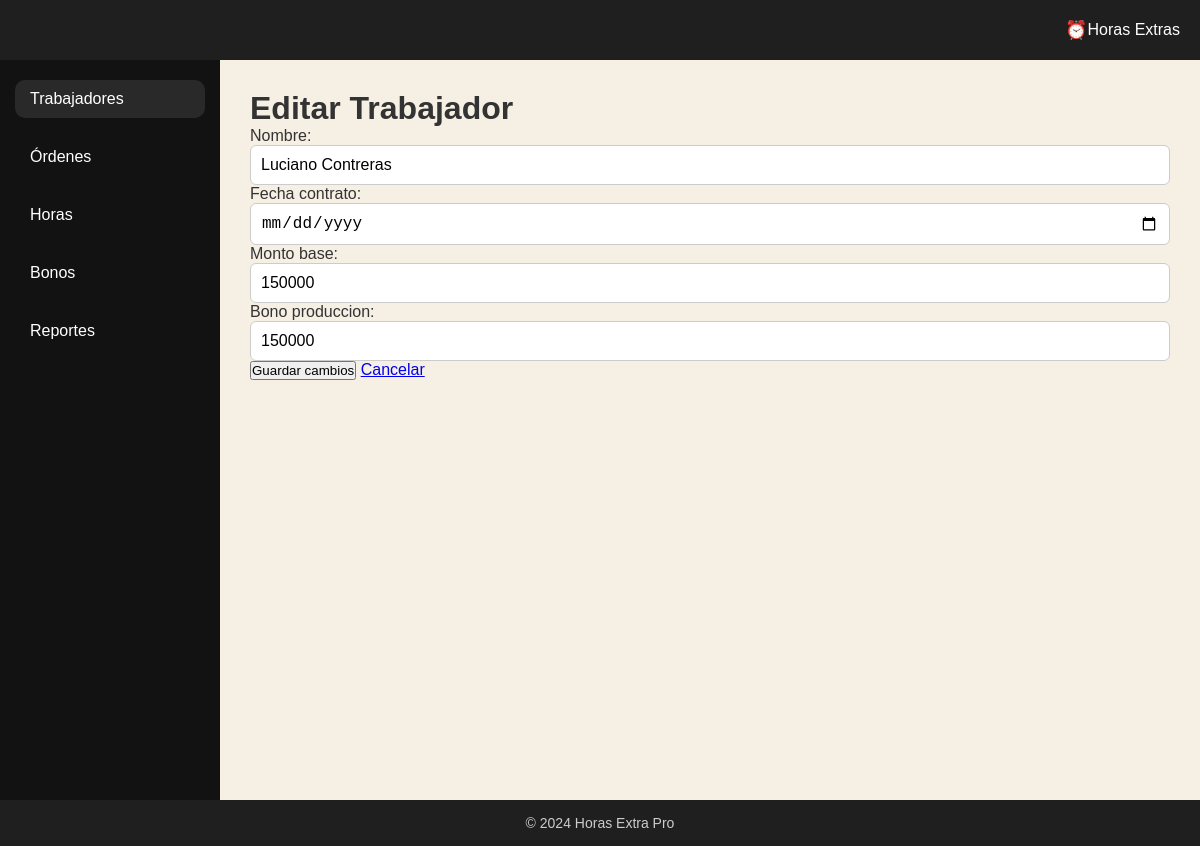
Screenshot of /editar/1/ with the database file from the repository.
### trabajadores/models.py (models this page shows, shortened)
class Trabajador(models.Model):
    ID_Trabajador = models.AutoField(primary_key=True)
    Nombre = models.CharField(max_length=225, null=False, blank=False)
    fecha_contrato = models.DateField()
    monto_base = models.IntegerField(default=0)
    bono_produccion = models.IntegerField(default=0)
    hora_ordinaria = models.IntegerField(default=0)
    hora_extra = models.IntegerField(default=0)

### trabajadores/views.py (the view, shortened to what this page needs)
# urls.py: path('editar/<int:pk>/', views.TrabajadorUpdateView.as_view(), name='trabajador-editar'),  # Editar
class TrabajadorUpdateView(UpdateView):
    model = Trabajador
    form_class = CrearEditarTrabajadorForm
    template_name = 'trabajadores/formulario_editar.html' # Cambiar a la ruta correcta del template

### trabajadores/forms.py (shortened to what this page needs)
class CrearEditarTrabajadorForm(forms.ModelForm):
    class Meta:
        model = Trabajador
        fields = ['Nombre','fecha_contrato', 'monto_base', 'bono_produccion']
        widgets = {
            'Nombre': forms.TextInput(attrs={'class': 'form-control', 'placeholder': 'Nombre del trabajador'}),
            'fecha_contrato': forms.DateInput(attrs={'class': 'form-control', 'placeholder': 'Fecha de contrato', 'type': 'date'}),
            'monto_base': forms.NumberInput(attrs={'class': 'form-control', 'placeholder': 'Monto base'}),
            'bono_produccion': forms.NumberInput(attrs={'class': 'form-control', 'placeholder': 'Bono de producción'}),
        }

### templates/trabajadores/formulario_editar.html (shortened to what this page needs)
{% extends "base.html" %}
{% block content %}
<h1>Editar Trabajador</h1>
<form method="post">
    {{ form.as_p }}
    <button type="submit" class="btn btn-primary">Guardar cambios</button>
    <a href="{% url 'trabajador-gestionar' %}" class="btn btn-secondary">Cancelar</a>
</form>
{% endblock %}

### static/css/base.css (style rules this page uses)
* { margin: 0; padding: 0; box-sizing: border-box; }
body { font-family: 'Arial', sans-serif; background-color: #f6efe3; color: #333333; min-height: 100vh; display: flex; flex-direction: column; }
.form-control { width: 100%; padding: 10px; border: 1px solid #cccccc; border-radius: 6px; font-size: 16px; }

### rows the page displays
Trabajador: Nombre "Luciano Contreras", monto_base "150000", bono_produccion "150000"
